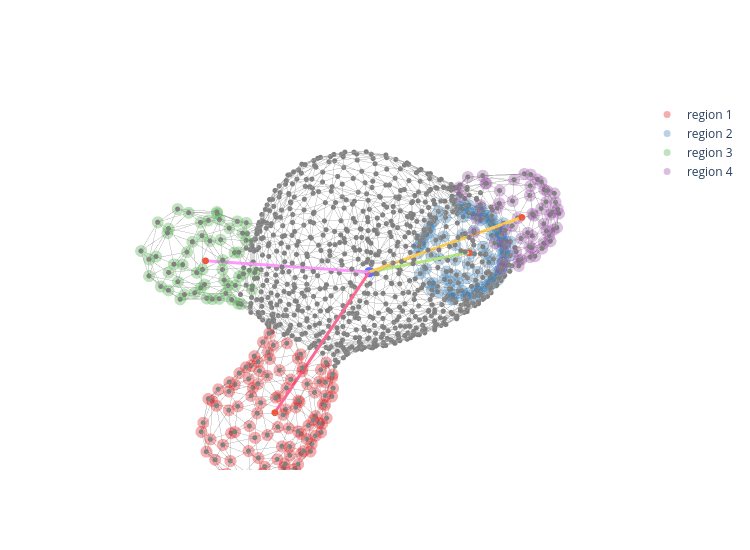

Notebook cell for this chart:
### Code cell
# --- build figure using your existing plotting functions
fig = plot_organoid_graph(proj_points, G, None, node_size=3)
add_region_overlays(fig, proj_points, crypt_patches_new)

# --- add rays (one trace per crypt)
for j in np.where(valid)[0]:
    c = com_crypts[j]
    fig.add_trace(go.Scatter3d(
        x=[com_org[0], c[0]],
        y=[com_org[1], c[1]],
        z=[com_org[2], c[2]],
        mode="lines",
        line=dict(width=6),   # set width; add color="..." if you want fixed color
        name=f"ray {j}",
        showlegend=False
    ))

# (optional) show the organoid COM and crypt COM points too
fig.add_trace(go.Scatter3d(
    x=[com_org[0]], y=[com_org[1]], z=[com_org[2]],
    mode="markers", marker=dict(size=6),
    name="organoid COM", showlegend=False
))
fig.add_trace(go.Scatter3d(
    x=com_crypts[valid, 0], y=com_crypts[valid, 1], z=com_crypts[valid, 2],
    mode="markers", marker=dict(size=4),
    name="crypt COMs", showlegend=False
))

# your existing layout tweaks
fig.update_layout(
    scene=dict(
        xaxis=dict(visible=False),
        yaxis=dict(visible=False),
        zaxis=dict(visible=False),
        bgcolor='rgba(0,0,0,0)',
        camera=dict(
            eye=dict(x=1.0, y=0, z=1.0),
            center=dict(x=0, y=0, z=0),
            up=dict(x=0, y=0, z=1),
        ),
    ),
    height=550, width=750,
)

fig.show()
